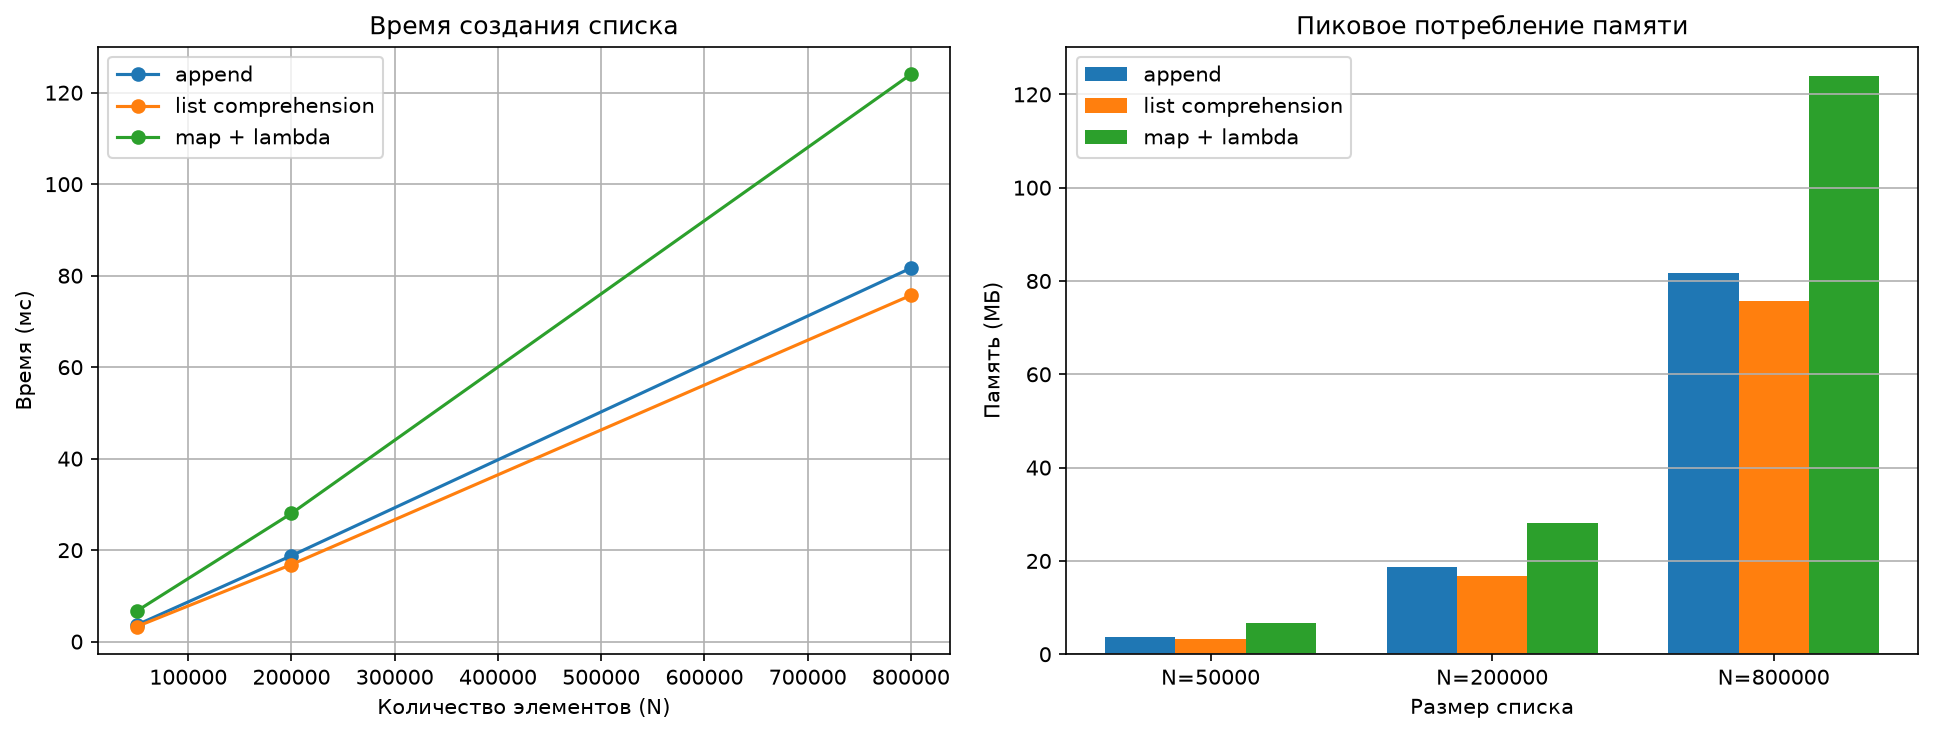

This chart was generated by the following Python code:
import timeit
import matplotlib.pyplot as plt
import numpy as np
import tracemalloc

stmt1 = "out = []\nfor i in range(N):\n    out.append(i*i)"
stmt2 = "out = [i*i for i in range(N)]"
stmt3 = "out = list(map(lambda i: i*i, range(N)))"

x = 50_000, 200_000, 800_000

y = np.zeros((3, 2, len(x)), dtype=np.float64) # 3 способа, 2 метрики (время, память), len(x) измерений в каждом

for i, N in enumerate(x):
    for j, stmt in enumerate((stmt1, stmt2, stmt3)):
        # Замер времени
        times = timeit.repeat(stmt, globals={"N": N}, number=1, repeat=5)
        y[j, 0, i] = min(times) * 1000  # миллисекунды

        # Замер памяти
        tracemalloc.start()
        exec(stmt, {"N": N})
        _, peak = tracemalloc.get_traced_memory()
        tracemalloc.stop()
        y[j, 1, i] = peak / (1024 * 1024)  # МБ

# Построение графиков
fig, (ax1, ax2) = plt.subplots(1, 2, figsize=(13, 5))

names = ["append", "list comprehension", "map + lambda"]
print(x)

# График времени
for i, name in enumerate(names):
    ax1.plot(x, y[i, 0, :], "o-", label=name)

ax1.set_title("Время создания списка")
ax1.set_xlabel("Количество элементов (N)")
ax1.set_ylabel("Время (мс)")
ax1.legend()
ax1.grid(True)

# График памяти
x_pos = range(len(y))
width = 0.25

for i, name in enumerate(names):
    ax2.bar(
        [p + (i - 1) * width for p in x_pos],
        y[i, 0, :],
        width,
        label=name,
    )

ax2.set_title("Пиковое потребление памяти")
ax2.set_xlabel("Размер списка")
ax2.set_ylabel("Память (МБ)")
ax2.set_xticks(list(x_pos))
ax2.set_xticklabels([f"N={N}" for N in x])
ax2.legend()
ax2.grid(axis="y")

plt.tight_layout()

plt.savefig("hw2_squares.png", dpi=150, bbox_inches="tight")
plt.show()
